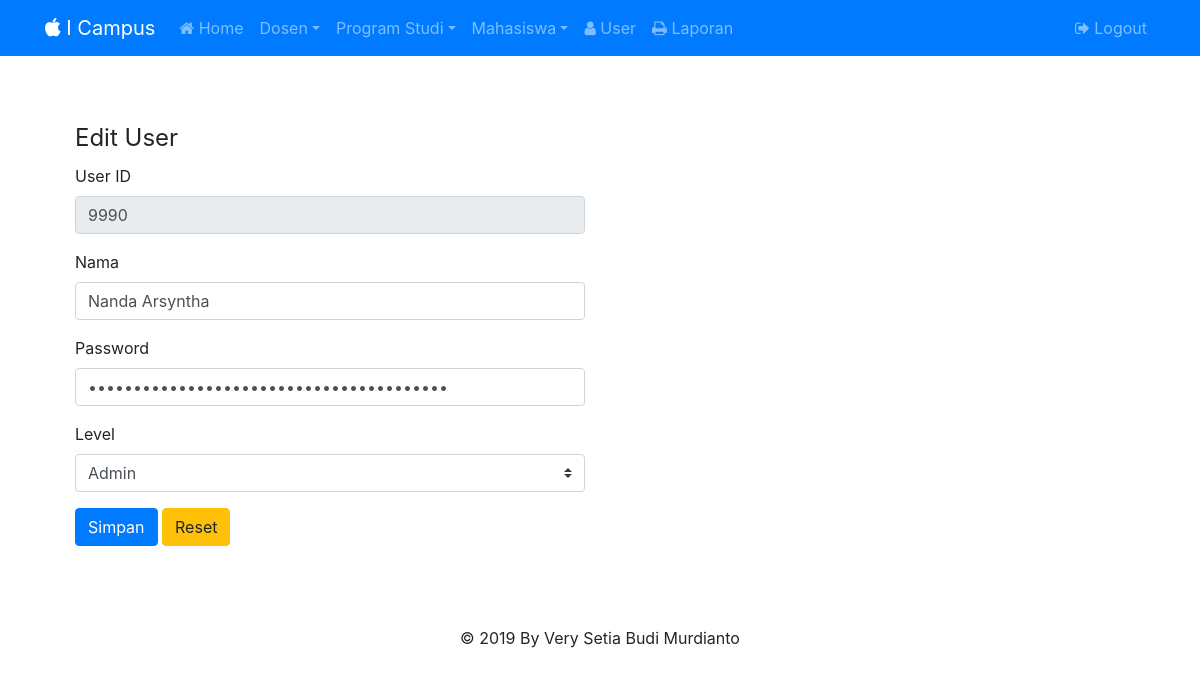
The app's page /index.php?page=edit_user&user_id=9990 (signed in) with its own data.
### tables this page shows
CREATE TABLE `tb_user`  (
  `user_id` varchar(25) NOT NULL,
  `nama` varchar(50) NOT NULL,
  `password` varchar(50) NOT NULL,
  `level` enum('admin','user') NOT NULL,
  PRIMARY KEY (`user_id`) USING BTREE
);

### pages/edit_user.php (the view, shortened to what this page needs)
<?php
    $user_id = $_GET['user_id'];
	$query = mysqli_query($con,"SELECT * FROM tb_user WHERE user_id='$user_id'");
	while($data = mysqli_fetch_array($query)){
?>
<div class="container">
    <div class="col-lg-6">
        <form method="post" action="index.php?page=update_user">
        <fieldset>
            <legend>Edit User</legend>
            <div class="form-group">
                <label for="user_id">User ID</label>
				<input type="text" class="form-control" name="user_id" value="<?php echo $data['user_id'] ?>" readonly>
			</div>
			<div class="form-group">
                <label for="nama">Nama</label>
				<input type="text" class="form-control" name="nama" value="<?php echo $data['nama'] ?>">
			</div>
			<div class="form-group">
                <label for="password">Password</label>
				<input type="password" class="form-control" name="password" value="<?php echo $data['password'] ?>">
			</div>
            <div class="form-group">
            <label for="level">Level</label>
            <select class="custom-select" name="level" value="<?php echo $data['level'] ?>">
                        <option value="admin">Admin</option>
            </select>
            </div>
                <button type="submit" class="btn btn-primary">Simpan</button>
                <button type="reset" class=" btn btn-warning">Reset</button>
        </fieldset>
    </form>
    <?php
    }
    ?>
    </div>
    </div>

### records on screen
tb_user: user_id "9990", nama "Nanda Arsyntha", level "Admin"
